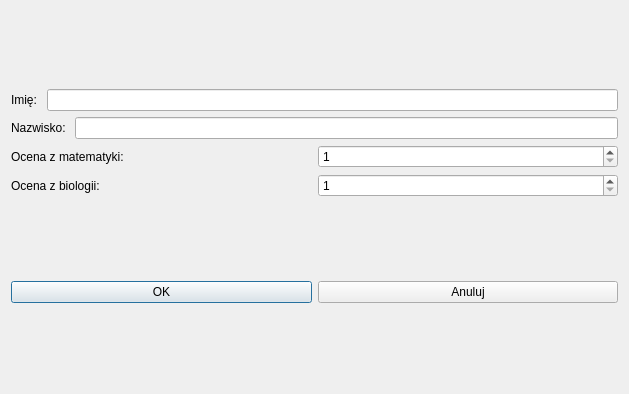
<?xml version="1.0" encoding="UTF-8"?>
<ui version="4.0">
 <class>Dialog</class>
 <widget class="QDialog" name="Dialog">
  <property name="geometry">
   <rect>
    <x>0</x>
    <y>0</y>
    <width>629</width>
    <height>394</height>
   </rect>
  </property>
  <property name="windowTitle">
   <string>Dialog</string>
  </property>
  <layout class="QHBoxLayout" name="horizontalLayout_6">
   <item>
    <layout class="QVBoxLayout" name="verticalLayout_2">
     <item>
      <layout class="QVBoxLayout" name="verticalLayout">
       <item>
        <layout class="QHBoxLayout" name="horizontalLayout">
         <item>
          <widget class="QLabel" name="label">
           <property name="text">
            <string>Imię: </string>
           </property>
          </widget>
         </item>
         <item>
          <widget class="QLineEdit" name="dodajImie_lineEdit"/>
         </item>
        </layout>
       </item>
       <item>
        <layout class="QHBoxLayout" name="horizontalLayout_2">
         <item>
          <widget class="QLabel" name="label_2">
           <property name="text">
            <string>Nazwisko: </string>
           </property>
          </widget>
         </item>
         <item>
          <widget class="QLineEdit" name="dodajNazwisko_lineEdit"/>
         </item>
        </layout>
       </item>
       <item>
        <layout class="QHBoxLayout" name="horizontalLayout_3">
         <item>
          <widget class="QLabel" name="label_3">
           <property name="text">
            <string>Ocena z matematyki: </string>
           </property>
          </widget>
         </item>
         <item>
          <widget class="QSpinBox" name="ocenaMat_spinBox">
           <property name="minimum">
            <number>1</number>
           </property>
           <property name="maximum">
            <number>6</number>
           </property>
           <property name="singleStep">
            <number>1</number>
           </property>
          </widget>
         </item>
        </layout>
       </item>
       <item>
        <layout class="QHBoxLayout" name="horizontalLayout_4">
         <item>
          <widget class="QLabel" name="label_4">
           <property name="text">
            <string>Ocena z biologii: </string>
           </property>
          </widget>
         </item>
         <item>
          <widget class="QSpinBox" name="ocenaBiol_spinBox">
           <property name="minimum">
            <number>1</number>
           </property>
           <property name="maximum">
            <number>6</number>
           </property>
          </widget>
         </item>
        </layout>
       </item>
      </layout>
     </item>
     <item>
      <layout class="QHBoxLayout" name="horizontalLayout_5">
       <item>
        <widget class="QPushButton" name="OK_pushButton">
         <property name="text">
          <string>OK</string>
         </property>
        </widget>
       </item>
       <item>
        <widget class="QPushButton" name="Anuluj_pushButton">
         <property name="text">
          <string>Anuluj</string>
         </property>
        </widget>
       </item>
      </layout>
     </item>
    </layout>
   </item>
  </layout>
 </widget>
 <resources/>
 <connections/>
</ui>
